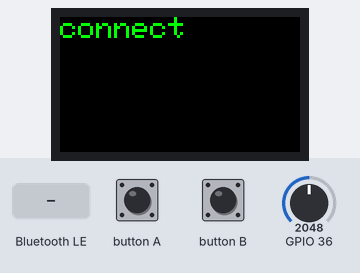
Simulated run of this sketch. Board: ESP32. Shown: 240×135 colour display. Inputs (shaded band) come from the test bench; at power-on: GPIO 36 = 2048. Nothing arrives over Bluetooth unless stated; a phone connects over Bluetooth LE 3 s after start; what the sketch prints to the serial monitor is not drawn.

Above: at 3.7 s.
3.8 s: Bluetooth LE write "1" received
At 4.2 s:
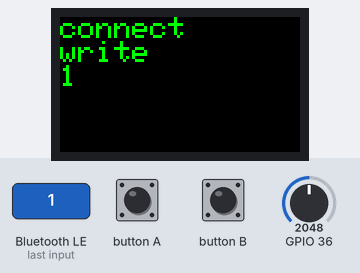
5.3 s: Bluetooth LE write "0" received
At 6.5 s:
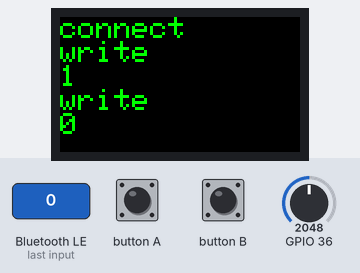
Timing chart, 0 to 8.3 s (numbered marks = the images above; inputs shaded):
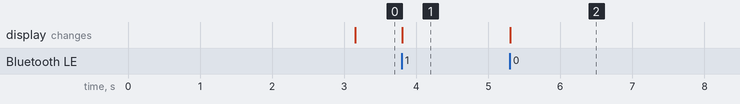

The sketch:

M5StickClient.ino
```cpp
/*
  Soil Moisture Sensor
  modified on 21 Feb 2019
  by Saeed Hosseini @ Electropeak
  https://electropeak.com/learn/
*/
//#include "M5Stack.h"
#include "M5StickCPlus.h"

#include <BLEDevice.h>
#include <BLEUtils.h>
#include <BLEServer.h>
#include <BLE2902.h>

#define SERVICE_UUID        "4fafc201-1fb5-459e-8fcc-c5c9c331914b"
#define CHARACTERISTIC_UUID "beb5483e-36e1-4688-b7f5-ea07361b26a8"
BLEServer* pServer = NULL;
BLECharacteristic* pCharacteristic = NULL;
bool deviceConnected = false;

class MyServerCallbacks: public BLEServerCallbacks {
    void onConnect(BLEServer* pServer) {
      M5.Lcd.println("connect");
      Serial.printf("connect\n");
      deviceConnected = true;
    };

    void onDisconnect(BLEServer* pServer) {
      M5.Lcd.println("disconnect");
      Serial.printf("disconnect\n");
      deviceConnected = false;
    }
};

class MyCallbacks: public BLECharacteristicCallbacks {
    void onRead(BLECharacteristic *pCharacteristic) {
      M5.Lcd.println("read");
      Serial.printf("read\n");
      pCharacteristic->setValue("Hello World!");
    }

    void onWrite(BLECharacteristic *pCharacteristic) {
      Serial.printf("write\n");
      M5.Lcd.println("write");
      std::string value = pCharacteristic->getValue();
      M5.Lcd.println(value.c_str());

    }
};

//define SensorPin A0 //This is for Arduino board
float  sensorValue  = 0;
void setup() {
  Serial.printf("setup\n");
  M5.begin();
  M5.Lcd.setTextColor(TFT_GREEN, TFT_BLACK);
  M5.Lcd.setTextSize(3);
  M5.Lcd.setRotation(1);
  pinMode(36, INPUT);
  gpio_pulldown_dis(GPIO_NUM_25);
  gpio_pullup_dis(GPIO_NUM_25);
  Serial.begin(9600);
  //  m5.Speaker.mute();

  BLEDevice::init("m5-stack");
  BLEServer *pServer = BLEDevice::createServer();
  pServer->setCallbacks(new MyServerCallbacks());
  BLEService *pService = pServer->createService(SERVICE_UUID);
  pCharacteristic = pService->createCharacteristic(
                      CHARACTERISTIC_UUID,
                      BLECharacteristic::PROPERTY_READ |
                      BLECharacteristic::PROPERTY_WRITE |
                      BLECharacteristic::PROPERTY_NOTIFY |
                      BLECharacteristic::PROPERTY_INDICATE
                    );
  pCharacteristic->setCallbacks(new MyCallbacks());
  pCharacteristic->addDescriptor(new BLE2902());

  pService->start();
  BLEAdvertising *pAdvertising = pServer->getAdvertising();
  pAdvertising->start();
}
void loop() {
  BLEAdvertising *pAdvertising = pServer->getAdvertising();
  pAdvertising->start();
  for (int i = 0; i <= 100; i++)
  {
    sensorValue = sensorValue + analogRead(36);
    delay(1);
  }
  sensorValue = sensorValue / 100.0;
  //  M5.Lcd.printf("Water Level: %d\n", sensorValue);
//  Serial.println(sensorValue);
  delay(30);
  if (deviceConnected) {
    //    Serial.printf("*** Sent Value: %d ***\n", sensorValue);
    pCharacteristic->setValue(sensorValue);
    pCharacteristic->notify();
  }
  else {
//    esp_light_sleep_start();
  }
  M5.update();


}
```

Measured:
- after the input at 3.8 s, the display: changes at once (image 1)
- after the input at 5.3 s, the display: changes at once (image 2)
